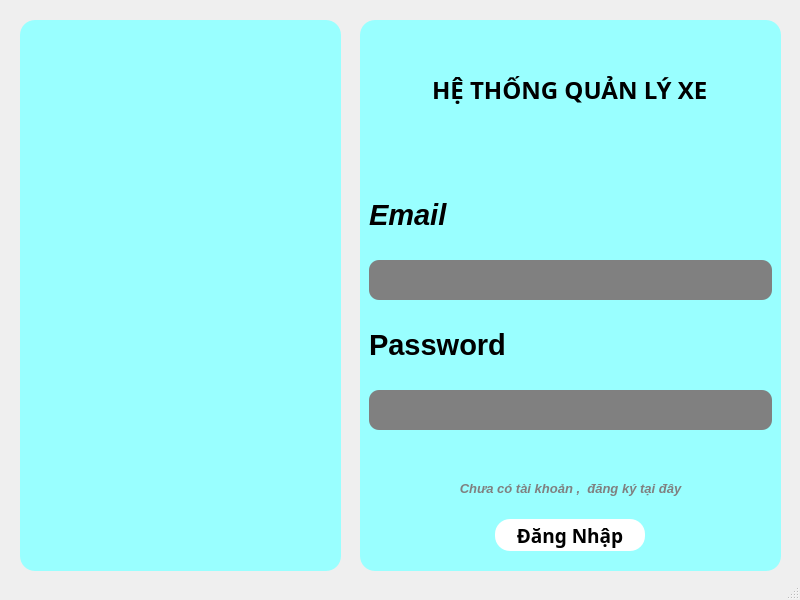
<?xml version="1.0" encoding="UTF-8"?>
<ui version="4.0">
 <class>MainWindow</class>
 <widget class="QMainWindow" name="MainWindow">
  <property name="geometry">
   <rect>
    <x>0</x>
    <y>0</y>
    <width>800</width>
    <height>600</height>
   </rect>
  </property>
  <property name="windowTitle">
   <string>MainWindow</string>
  </property>
  <widget class="QWidget" name="centralwidget">
   <widget class="QWidget" name="widget_3" native="true">
    <property name="geometry">
     <rect>
      <x>20</x>
      <y>20</y>
      <width>321</width>
      <height>551</height>
     </rect>
    </property>
    <property name="minimumSize">
     <size>
      <width>200</width>
      <height>450</height>
     </size>
    </property>
    <property name="maximumSize">
     <size>
      <width>800</width>
      <height>16777215</height>
     </size>
    </property>
    <property name="styleSheet">
     <string notr="true">background-color:#99FFFF;
border-radius:15px;</string>
    </property>
    <layout class="QVBoxLayout" name="verticalLayout_2">
     <item>
      <widget class="QLabel" name="label">
       <property name="maximumSize">
        <size>
         <width>400</width>
         <height>300</height>
        </size>
       </property>
       <property name="text">
        <string/>
       </property>
       <property name="pixmap">
        <pixmap>logoquangkhaicar.png</pixmap>
       </property>
       <property name="scaledContents">
        <bool>true</bool>
       </property>
      </widget>
     </item>
    </layout>
   </widget>
   <widget class="QWidget" name="widget_2" native="true">
    <property name="geometry">
     <rect>
      <x>360</x>
      <y>20</y>
      <width>421</width>
      <height>551</height>
     </rect>
    </property>
    <property name="minimumSize">
     <size>
      <width>300</width>
      <height>450</height>
     </size>
    </property>
    <property name="maximumSize">
     <size>
      <width>600</width>
      <height>16777215</height>
     </size>
    </property>
    <property name="styleSheet">
     <string notr="true">background-color:#99FFFF;
border-radius:15px;</string>
    </property>
    <layout class="QVBoxLayout" name="verticalLayout_3">
     <item alignment="Qt::AlignHCenter">
      <widget class="QWidget" name="widget_4" native="true">
       <property name="maximumSize">
        <size>
         <width>16777215</width>
         <height>125</height>
        </size>
       </property>
       <layout class="QVBoxLayout" name="verticalLayout_4">
        <item>
         <widget class="QLabel" name="label_2">
          <property name="maximumSize">
           <size>
            <width>16777215</width>
            <height>70</height>
           </size>
          </property>
          <property name="font">
           <font>
            <family>Sitka Subheading Semibold</family>
            <pointsize>18</pointsize>
            <weight>75</weight>
            <bold>true</bold>
           </font>
          </property>
          <property name="text">
           <string>HỆ THỐNG QUẢN LÝ XE</string>
          </property>
         </widget>
        </item>
       </layout>
      </widget>
     </item>
     <item>
      <widget class="QWidget" name="widget_5" native="true">
       <property name="maximumSize">
        <size>
         <width>16777215</width>
         <height>300</height>
        </size>
       </property>
       <layout class="QVBoxLayout" name="verticalLayout_5">
        <item>
         <widget class="QLabel" name="label_3">
          <property name="minimumSize">
           <size>
            <width>0</width>
            <height>20</height>
           </size>
          </property>
          <property name="maximumSize">
           <size>
            <width>16777215</width>
            <height>30</height>
           </size>
          </property>
          <property name="font">
           <font>
            <family>Arial</family>
            <pointsize>22</pointsize>
            <weight>75</weight>
            <italic>true</italic>
            <bold>true</bold>
           </font>
          </property>
          <property name="text">
           <string>Email</string>
          </property>
         </widget>
        </item>
        <item>
         <widget class="QLineEdit" name="txtEmail">
          <property name="minimumSize">
           <size>
            <width>0</width>
            <height>30</height>
           </size>
          </property>
          <property name="maximumSize">
           <size>
            <width>550</width>
            <height>40</height>
           </size>
          </property>
          <property name="font">
           <font>
            <family>Segoe UI Black</family>
            <pointsize>12</pointsize>
            <weight>75</weight>
            <bold>true</bold>
           </font>
          </property>
          <property name="styleSheet">
           <string notr="true">background-color:gray;
border-radius:10px;</string>
          </property>
         </widget>
        </item>
        <item>
         <widget class="QLabel" name="label_4">
          <property name="minimumSize">
           <size>
            <width>0</width>
            <height>20</height>
           </size>
          </property>
          <property name="maximumSize">
           <size>
            <width>16777215</width>
            <height>30</height>
           </size>
          </property>
          <property name="font">
           <font>
            <family>Arial</family>
            <pointsize>22</pointsize>
            <weight>75</weight>
            <bold>true</bold>
           </font>
          </property>
          <property name="text">
           <string>Password</string>
          </property>
         </widget>
        </item>
        <item>
         <widget class="QLineEdit" name="txtPassword">
          <property name="minimumSize">
           <size>
            <width>0</width>
            <height>30</height>
           </size>
          </property>
          <property name="maximumSize">
           <size>
            <width>550</width>
            <height>40</height>
           </size>
          </property>
          <property name="font">
           <font>
            <family>Segoe UI Black</family>
            <pointsize>12</pointsize>
            <weight>75</weight>
            <bold>true</bold>
           </font>
          </property>
          <property name="styleSheet">
           <string notr="true">background-color:gray;
border-radius:10px;</string>
          </property>
         </widget>
        </item>
       </layout>
      </widget>
     </item>
     <item>
      <widget class="QPushButton" name="btn_register">
       <property name="enabled">
        <bool>true</bool>
       </property>
       <property name="font">
        <font>
         <family>Arial</family>
         <pointsize>10</pointsize>
         <weight>75</weight>
         <italic>true</italic>
         <bold>true</bold>
        </font>
       </property>
       <property name="styleSheet">
        <string notr="true">color:gray;</string>
       </property>
       <property name="text">
        <string>Chưa có tài khoản ,  đăng ký tại đây</string>
       </property>
      </widget>
     </item>
     <item>
      <widget class="QWidget" name="widget_6" native="true">
       <property name="minimumSize">
        <size>
         <width>0</width>
         <height>0</height>
        </size>
       </property>
       <property name="maximumSize">
        <size>
         <width>16777215</width>
         <height>50</height>
        </size>
       </property>
       <property name="styleSheet">
        <string notr="true"/>
       </property>
       <layout class="QHBoxLayout" name="horizontalLayout_2">
        <item>
         <widget class="QPushButton" name="btn_login">
          <property name="minimumSize">
           <size>
            <width>80</width>
            <height>30</height>
           </size>
          </property>
          <property name="maximumSize">
           <size>
            <width>150</width>
            <height>50</height>
           </size>
          </property>
          <property name="font">
           <font>
            <family>Segoe UI Black</family>
            <pointsize>14</pointsize>
            <weight>75</weight>
            <bold>true</bold>
           </font>
          </property>
          <property name="styleSheet">
           <string notr="true">QWidget{
background-color:white;
border-radius:15px;
}
QWidget:hover{
	background-color: #b3b4b5;
    border-radius: 15px;
}</string>
          </property>
          <property name="text">
           <string>Đăng Nhập</string>
          </property>
         </widget>
        </item>
       </layout>
      </widget>
     </item>
    </layout>
   </widget>
  </widget>
  <widget class="QStatusBar" name="statusbar"/>
 </widget>
 <resources/>
 <connections/>
</ui>
